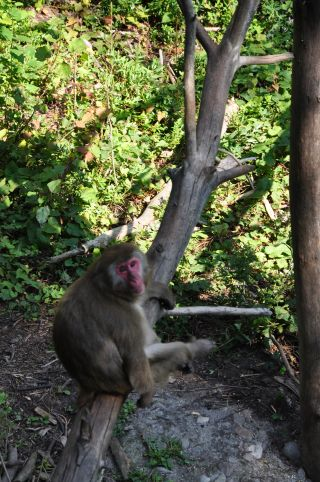
//> input picture OpenCV_Sample/Open_8/baboon1.jpg, 320 x 482 px
$ ./main   (built with g++ and OpenCV 4)
//> lines starting //> are read from the running program, lines starting //| are printed output that depends on the picture; after the words box and inside, x2 and y2 are one past the last pixel; in counts of white or black regions, pixels touching at a corner belong together
//加载本地图片Mean Shift查找

#include<stdio.h>
#include <opencv2\opencv.hpp>
#include <opencv2\core\core.hpp>

using namespace cv;
using namespace std;

class ContentFinder{
private:
	int in_nChannels[1];
	float in_fRange[2];
	int in_nHistSize[1];
	float const *in_fRanges[1];
	MatND histogram;
public:
	ContentFinder(){
	 in_nChannels[0] = 0;
	 in_fRange[0] = 0.0;
	 in_fRange[1] = 255.0;
	 in_fRanges[0] = in_fRange;
	}
	void sethistorgram(MatND hist);
	Mat find(const Mat &image,float min,float max,int *channels,int dim);
};
void ContentFinder::sethistorgram(MatND hist)
{
	histogram = hist;
}
Mat ContentFinder::find(const Mat &image,float min,float max,int *channels,int dim)
{
	Mat result;

	in_fRange[0] = min;
	in_fRange[1] = max;

	for(int i=0;i<dim;i++){
		this->in_nChannels[i] = channels[i];
	}

	calcBackProject(&image,1,in_nChannels,histogram,result,in_fRanges,255.0);

	return result;
}
class ColorHistorgram{
private:
	int		in_nChannels[3];
	float	in_fRange[2];
	const float *in_fRanges[3];
	int		in_nHistSize[3];
public:
	ColorHistorgram(){
		in_nChannels[0] = 0;
		in_nChannels[1] = 1;
		in_nChannels[2] = 2;

		in_fRange[0] = 0.0;
		in_fRange[1] = 180.0;

		in_fRanges[0] = in_fRange;
		in_fRanges[1] = in_fRange;
		in_fRanges[2] = in_fRange;

		in_nHistSize[0] = in_nHistSize[1] = in_nHistSize[2] = 255;
	}
	MatND getHueHistorgram(Mat &image,int saturation);
};
MatND ColorHistorgram::getHueHistorgram(Mat &image,int saturation)
{
	MatND hist;
	Mat mlab;
	Mat mask;

	cvtColor(image,mlab,CV_BGR2HSV);

	if(saturation >0){

		std::vector<Mat>V;

		split(image,V);

		threshold(V[1],mask,saturation,255,THRESH_BINARY);
	}
	calcHist(&image,1,in_nChannels,mask,hist,1,in_nHistSize,in_fRanges);

	return hist;
}
int main(int argc,char*argv[])
{
	namedWindow("Show");

	Mat m_image;
	Mat m_image2;
	int saturation = 65;

	m_image = imread("baboon1.jpg",1);
//> m_image is the input picture: 482 rows x 320 cols, CV_8UC3; mean B, G, R 65.5, 91.9, 86.2
	m_image2 = imread("baboon2.jpg",1);
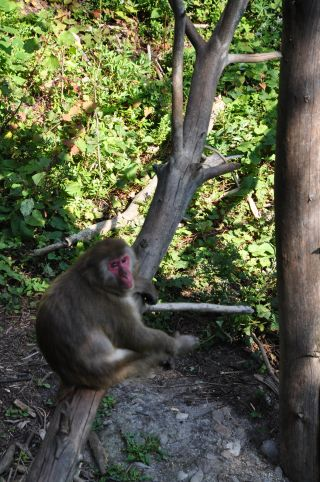
//> input picture OpenCV_Sample/Open_8/baboon2.jpg, 320 x 482 px
//> m_image2 is the input picture: 482 rows x 320 cols, CV_8UC3; mean B, G, R 69, 93.2, 88.1

	Mat m_Rio = m_image(Rect(110,260,35,40));

	ColorHistorgram m_ColorInstance;

	MatND m_hist_hvs = m_ColorInstance.getHueHistorgram(m_Rio,saturation);
//> in getHueHistorgram, `cvtColor(image,mlab,CV_BGR2HSV);`: mlab: 40 rows x 35 cols, CV_8UC3; mean H, S, V 109.5, 64.5, 74
//> in getHueHistorgram, `threshold(V[1],mask,saturation,255,THRESH_BINARY);`:
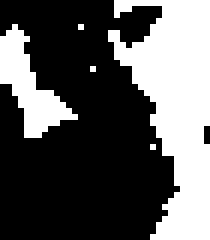
//> mask: 40 rows x 35 cols, CV_8UC1 (shown 6 times larger); 35.2% white; 5 white regions (3 under 20 px), largest, box (x1, y1, x2, y2) and area: (18, 0, 35, 40) 390, (0, 4, 13, 23) 100
//> in getHueHistorgram, `calcHist(&image,1,in_nChannels,mask,hist,1,in_nHistSize,in_fRanges);`: hist = 255 values, max 15 at index 165, min 0 at index 0, mean 1.93
//> m_hist_hvs has the same summary as hist in getHueHistorgram

	ContentFinder m_findInstance;

	m_findInstance.sethistorgram(m_hist_hvs);
//> in sethistorgram, `histogram = hist;`: histogram has the same summary as hist in getHueHistorgram

	Mat hsv;
	std::vector<Mat>v;

	cvtColor(m_image2,hsv,CV_BGR2HSV);
//> hsv: 482 rows x 320 cols, CV_8UC3; mean H, S, V 56.3, 80.1, 97.6

	split(hsv,v);
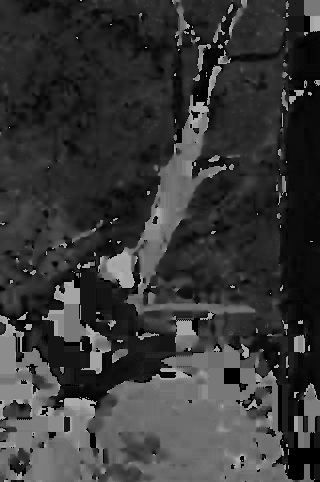
//> v[0]: 482 rows x 320 cols, CV_8UC1; min 0, max 179, mean 56.3
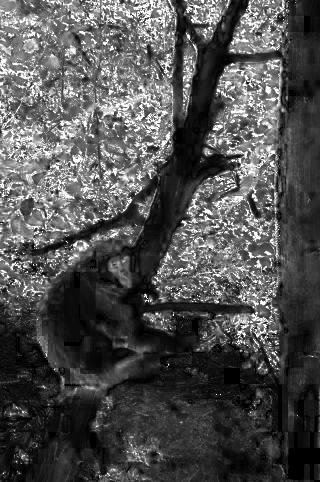
//> v[1]: 482 rows x 320 cols, CV_8UC1; min 0, max 255, mean 80.1
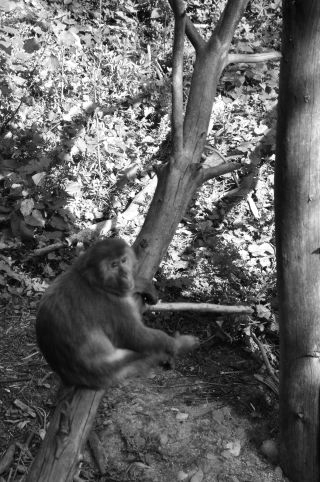
//> v[2]: 482 rows x 320 cols, CV_8UC1; min 0, max 255, mean 97.6

	Mat result;

	threshold(v[1],v[1],saturation,255,THRESH_BINARY);
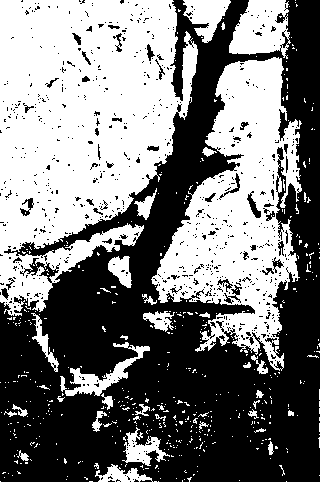
//> v[1]: 482 rows x 320 cols, CV_8UC1; 48.2% white; 508 white regions (474 under 20 px), largest, box (x1, y1, x2, y2) and area: (0, 0, 198, 316) 41385, (151, 57, 302, 371) 22580, (229, 0, 291, 59) 2506

	imshow("V1",v[1]);

	int ch[1]={0};

	result = m_findInstance.find(hsv,0.0,180.0,ch,1);
//> in find, `calcBackProject(&image,1,in_nChannels,histogram,result,in_fRanges,255...`: result: 482 rows x 320 cols, CV_8UC1; 27.6% white; 336 white regions (279 under 20 px), largest, box (x1, y1, x2, y2) and area: (0, 319, 295, 482) 27990, (123, 112, 256, 332) 6605, (48, 304, 92, 342) 859

	imshow("Find",result);

	bitwise_and(result,v[1],result);
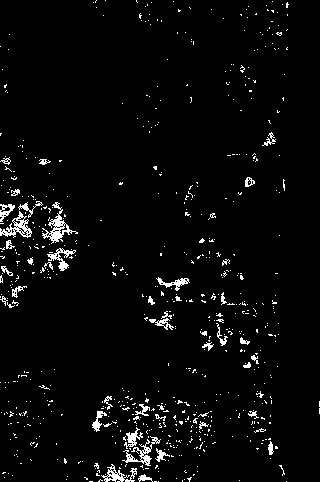
//> result: 482 rows x 320 cols, CV_8UC1; 3.5% white in thin lines or dots

	imshow("bitwise_and",result);

	Rect rect(110,260,35,40);

	TermCriteria criteria(TermCriteria::MAX_ITER,10,0.01);

	cout<<"meanShift:"<<meanShift(result,rect,criteria)<<endl;
//| meanShift:2
//> rect = Rect(100, 249, 35, 40)

	rectangle(m_image2,rect,Scalar(0,0,255));

	imshow("Show",m_image2);

	imshow("Image1",m_image);

	imshow("Result",result);

	waitKey(0);

	return 0;
}
